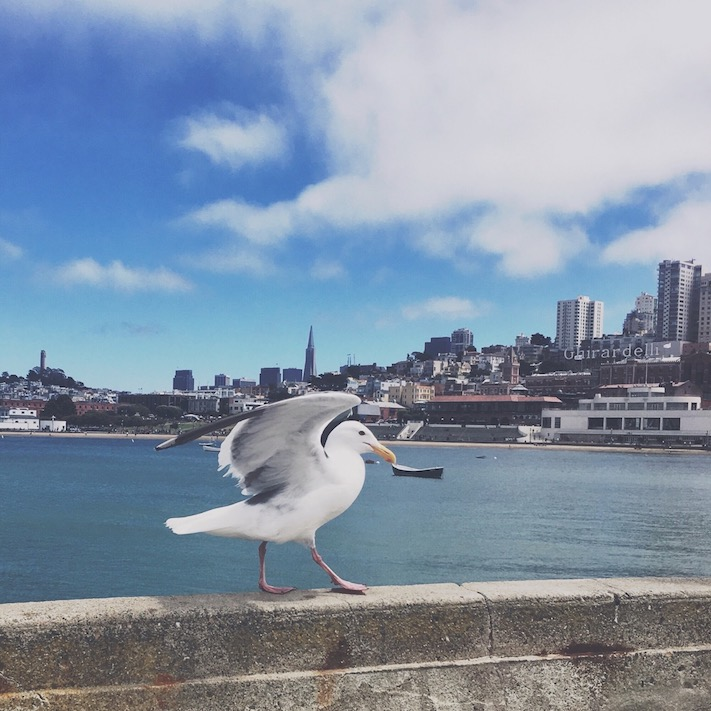
%> input picture pencil-sketch/imgs/test0.jpg, 711 x 711 px
$ octave --eval "result = GenToneMap(imread('imgs/test0.jpg'));"   (GNU Octave 9; MATLAB toolbox functions it lacks are replaced by stand-ins)
%> lines starting %> are read from the running program, lines starting %| are printed output that depends on the picture
function J = GenToneMap(im)
% ==============================================
%   Compute the tone map 'T'
%
%   Paras:
%   @im        : input image ranging value from 0 to 1.
%

    %% Parameters
    Ub = 225;
    Ua = 105;

    Mud = 90;

    DeltaB = 9;
    DeltaD = 11;

    % groups from dark to light
    % 1st group
    Omega1 = 42;
    Omega2 = 29;
    Omega3 = 29;
% [8 lines of commented-out code are left out]

    %% Compute the target histgram
    histgramTarget = zeros(256, 1);
    total = 0;
    for ii = 0 : 255
        if ii < Ua || ii > Ub
            p = 0;
        else
            p = 1 / (Ub - Ua);
        end

        histgramTarget(ii+1, 1) = (...
            Omega1 * 1/DeltaB * exp(-(255-ii)/DeltaB) + ...
            Omega2 * p + ...
            Omega3 * 1/sqrt(2 * pi * DeltaD) * exp(-(ii-Mud)^2/(2*DeltaD^2))) * 0.01;

        total = total + histgramTarget(ii+1, 1);
    end
    histgramTarget(:, 1) = histgramTarget(:, 1)/total;

%     %% Smoothing
%     im = medfilt2(im, [5 5]);

    %% Histgram matching
    J = histeq(im, histgramTarget);
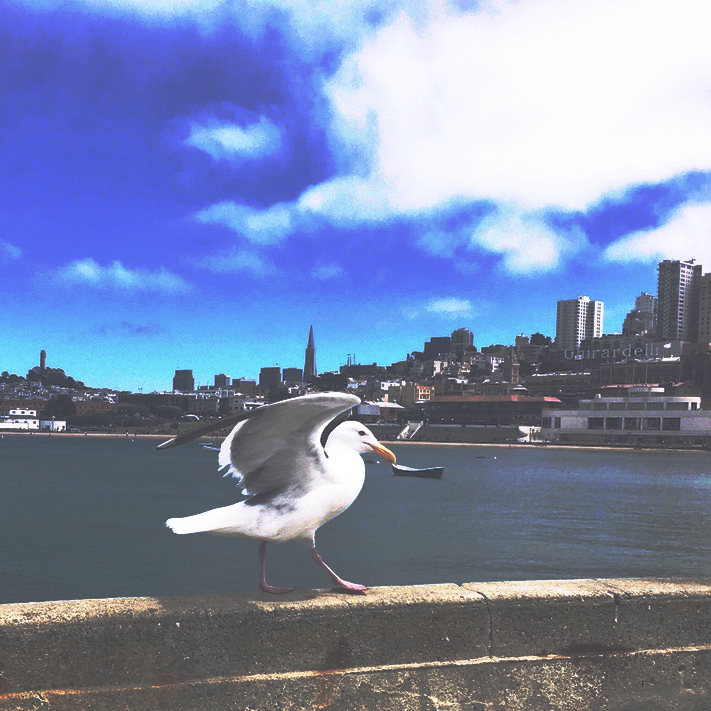
%> J: size 711x711x3 uint8; mean R, G, B 122.4, 136.7, 172.5

    %% Smoothing
    G = fspecial('average', 10);
    J = imfilter(J, G,'same');
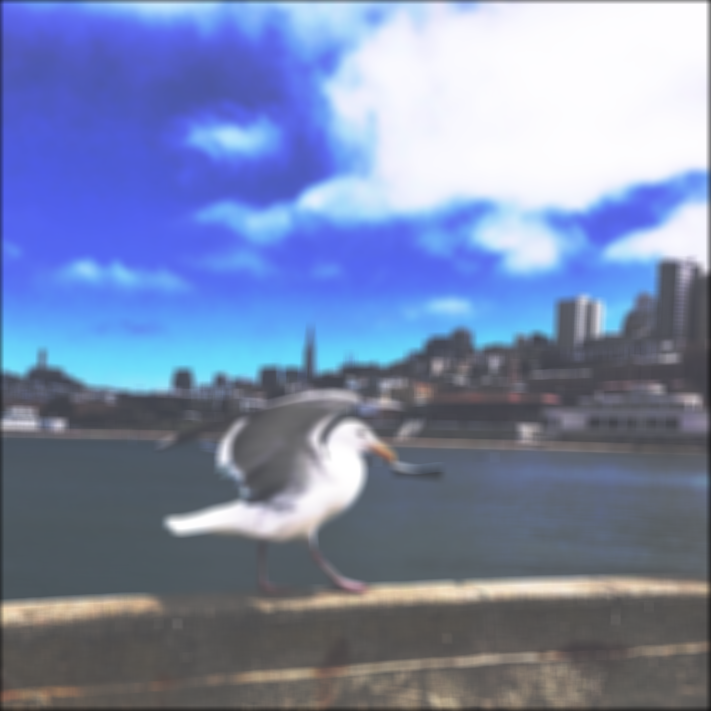
%> J: size 711x711x3 uint8; mean R, G, B 121.4, 135.7, 171.2
end

$ run again, on pencil-sketch/imgs/test1.jpg
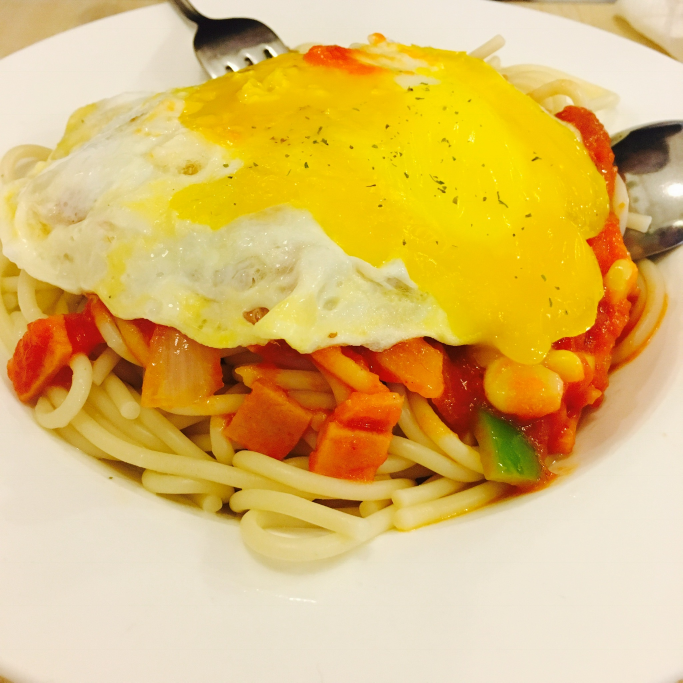
%> input picture pencil-sketch/imgs/test1.jpg, 2047 x 2047 px (shown at 1/3 size)
%> in GenToneMap, `J = histeq(im, histgramTarget);`:
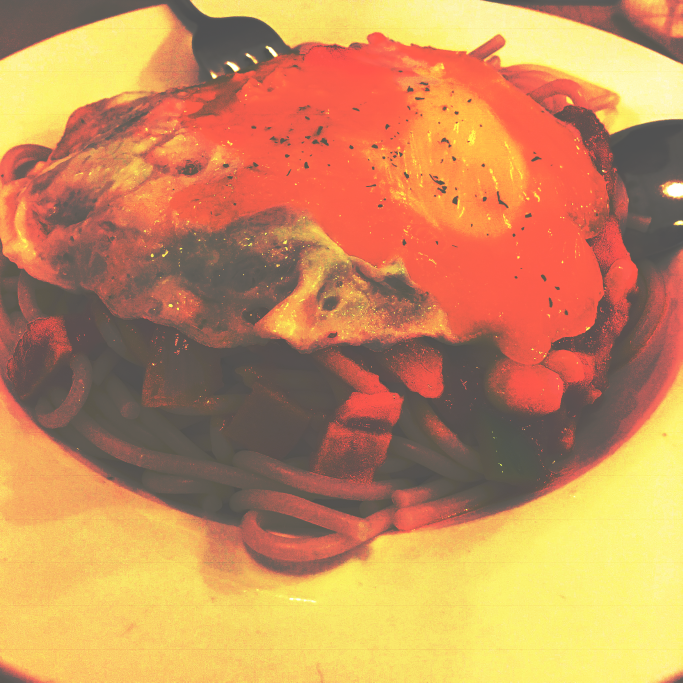
%> J: size 2047x2047x3 uint8 (shown at 1/3 size); mean R, G, B 198.9, 142.3, 92.5

$ run again, on pencil-sketch/imgs/test2.jpg
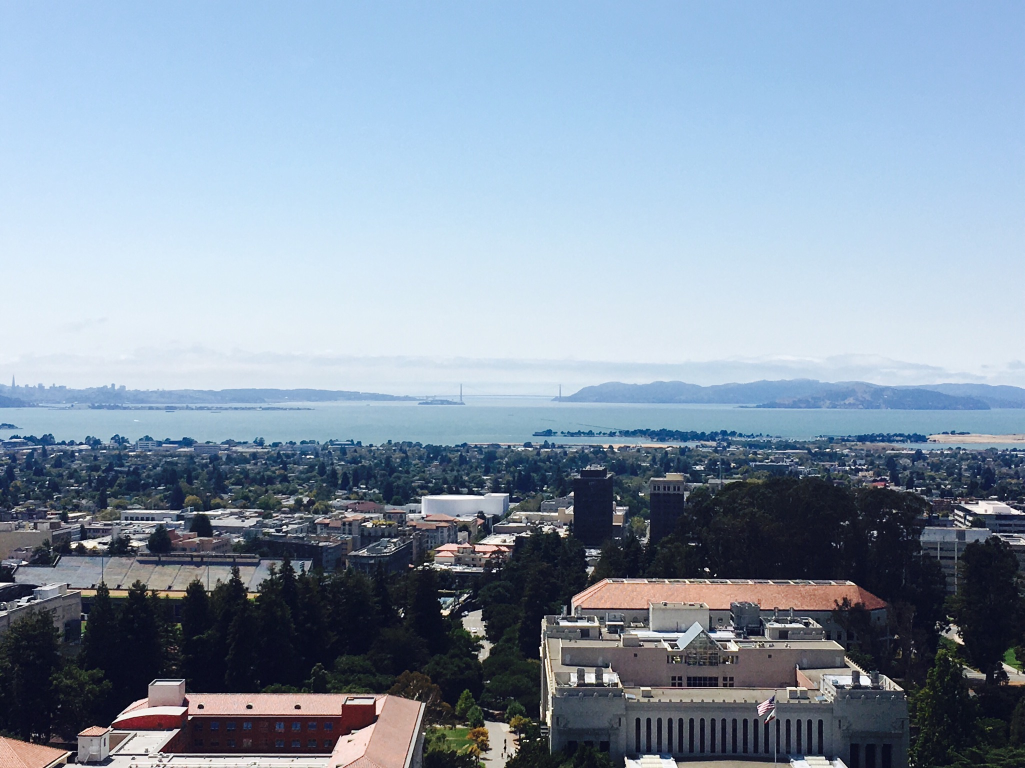
%> input picture pencil-sketch/imgs/test2.jpg, 2049 x 1536 px (shown at 1/2 size)
%> in GenToneMap, `J = histeq(im, histgramTarget);`:
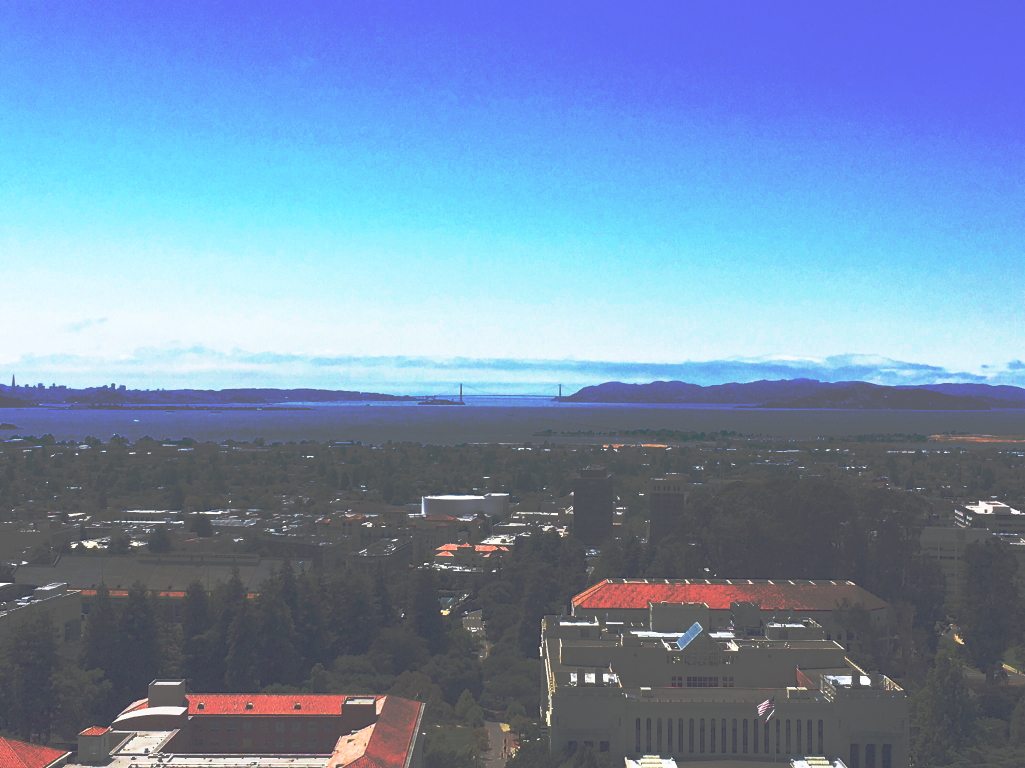
%> J: size 1536x2049x3 uint8 (shown at 1/2 size); mean R, G, B 114.4, 141.8, 175.6
%> in GenToneMap, `J = imfilter(J, G,'same');`:
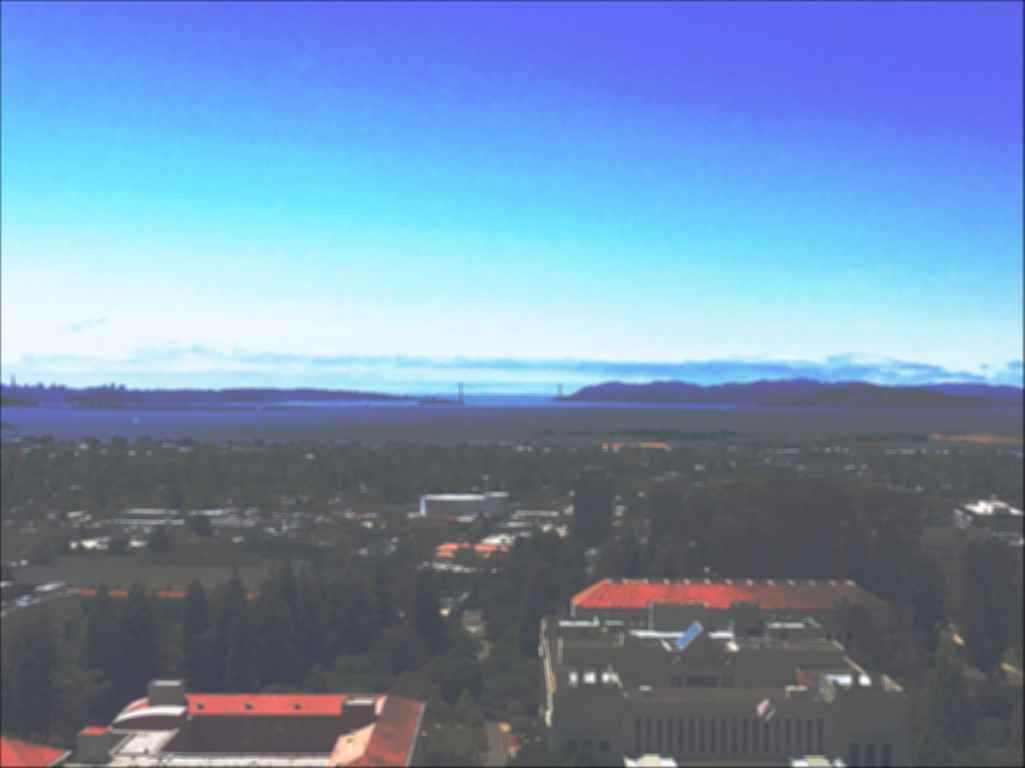
%> J: size 1536x2049x3 uint8 (shown at 1/2 size); mean R, G, B 114.1, 141.4, 175

$ run again, on pencil-sketch/imgs/test3.JPG
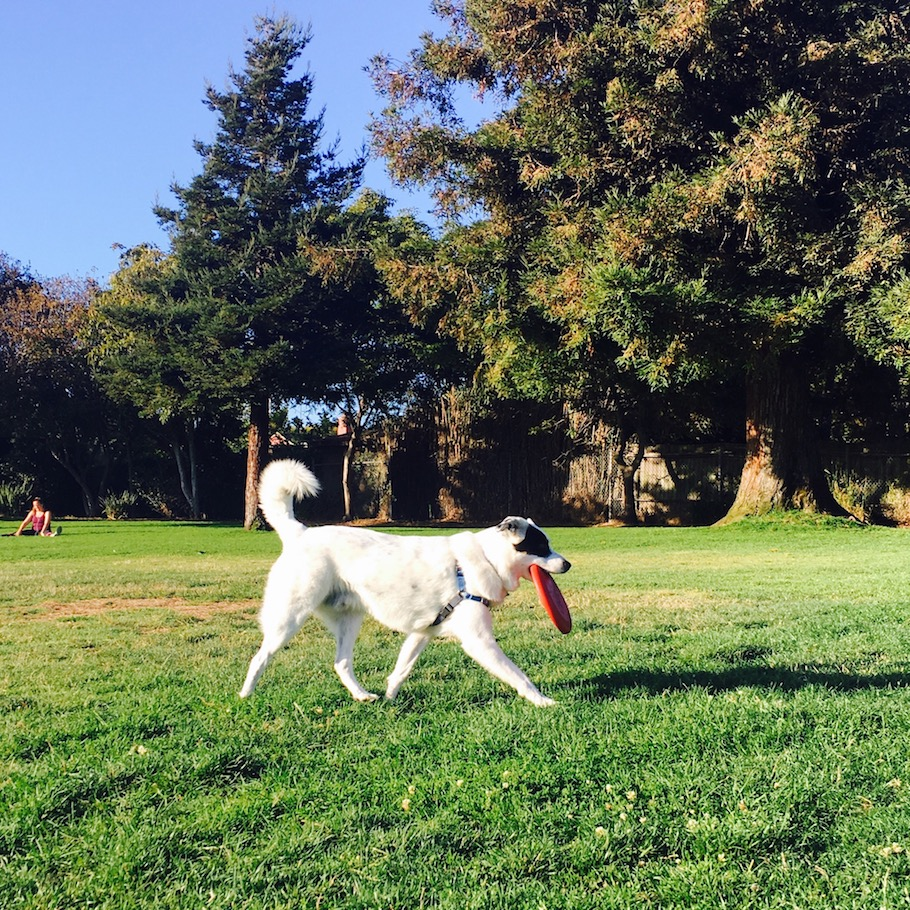
%> input picture pencil-sketch/imgs/test3.JPG, 910 x 910 px
%> in GenToneMap, `J = histeq(im, histgramTarget);`:
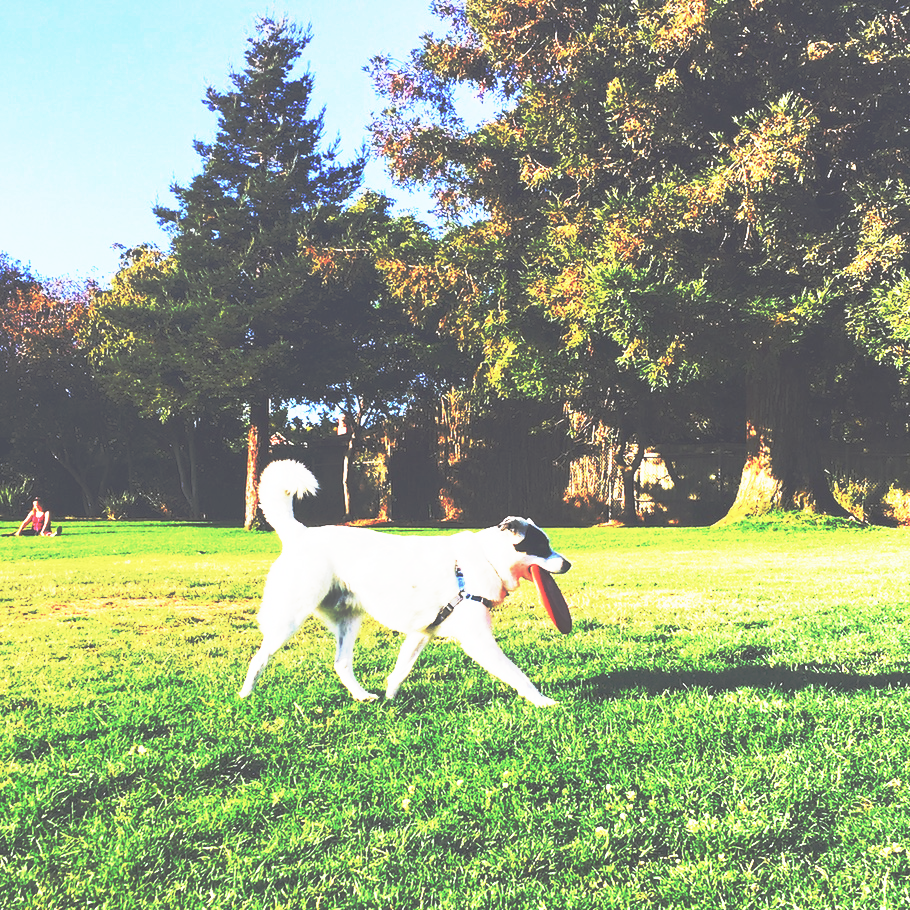
%> J: size 910x910x3 uint8; mean R, G, B 145.7, 160.4, 125.4
%> in GenToneMap, `J = imfilter(J, G,'same');`:
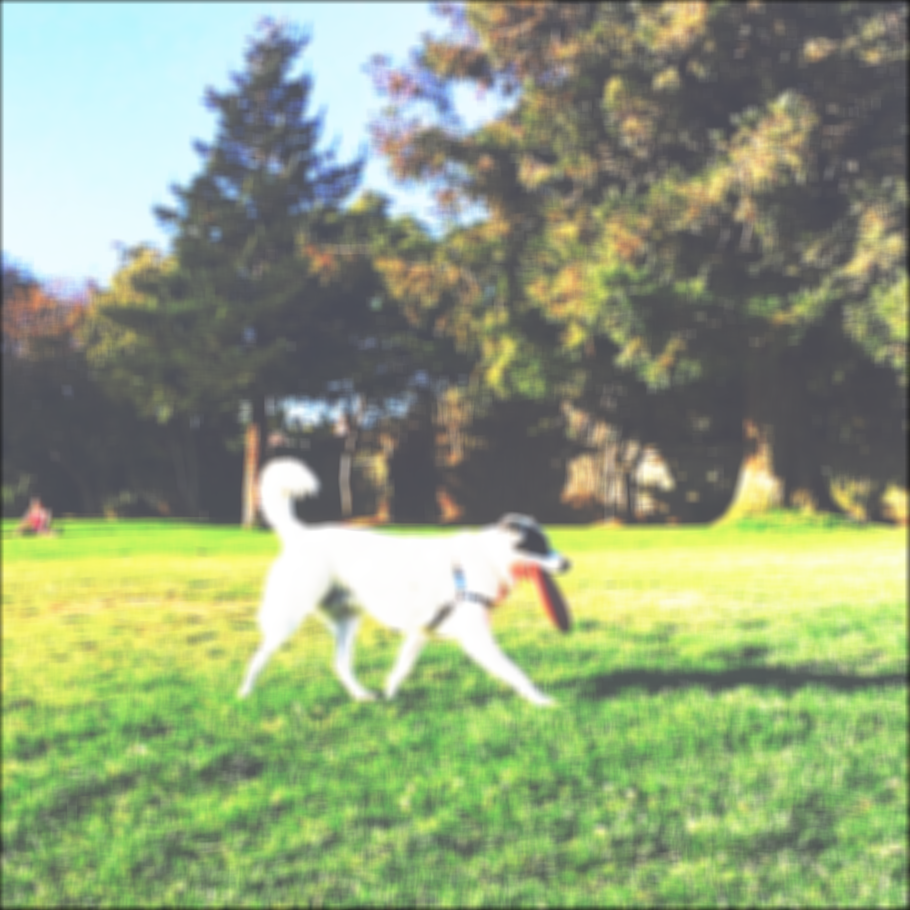
%> J: size 910x910x3 uint8; mean R, G, B 144.9, 159.4, 124.6
